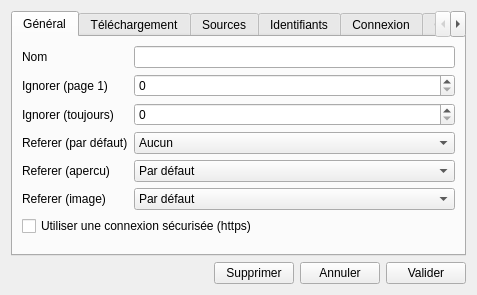
<?xml version="1.0" encoding="UTF-8"?>
<ui version="4.0">
 <class>SourcesSettingsWindow</class>
 <widget class="QDialog" name="SourcesSettingsWindow">
  <property name="geometry">
   <rect>
    <x>0</x>
    <y>0</y>
    <width>477</width>
    <height>272</height>
   </rect>
  </property>
  <property name="windowTitle">
   <string>Options de site</string>
  </property>
  <property name="windowIcon">
   <iconset resource="../resources.qrc">
    <normaloff>:/images/icon.ico</normaloff>:/images/icon.ico</iconset>
  </property>
  <layout class="QVBoxLayout" name="verticalLayout">
   <item>
    <widget class="QTabWidget" name="tabWidget">
     <property name="currentIndex">
      <number>0</number>
     </property>
     <widget class="QWidget" name="tabGeneral">
      <attribute name="title">
       <string>Général</string>
      </attribute>
      <layout class="QFormLayout" name="formLayout_5">
       <property name="fieldGrowthPolicy">
        <enum>QFormLayout::AllNonFixedFieldsGrow</enum>
       </property>
       <item row="3" column="0">
        <widget class="QLabel" name="labelReferer">
         <property name="text">
          <string>Referer (par défaut)</string>
         </property>
        </widget>
       </item>
       <item row="3" column="1">
        <widget class="QComboBox" name="comboReferer">
         <item>
          <property name="text">
           <string>Aucun</string>
          </property>
         </item>
         <item>
          <property name="text">
           <string>Site</string>
          </property>
         </item>
         <item>
          <property name="text">
           <string>Page</string>
          </property>
         </item>
         <item>
          <property name="text">
           <string>Image</string>
          </property>
         </item>
        </widget>
       </item>
       <item row="4" column="0">
        <widget class="QLabel" name="labelRefererPreview">
         <property name="text">
          <string>Referer (apercu)</string>
         </property>
        </widget>
       </item>
       <item row="4" column="1">
        <widget class="QComboBox" name="comboRefererPreview">
         <item>
          <property name="text">
           <string>Par défaut</string>
          </property>
         </item>
         <item>
          <property name="text">
           <string>Aucun</string>
          </property>
         </item>
         <item>
          <property name="text">
           <string>Site</string>
          </property>
         </item>
         <item>
          <property name="text">
           <string>Page</string>
          </property>
         </item>
         <item>
          <property name="text">
           <string>Image</string>
          </property>
         </item>
        </widget>
       </item>
       <item row="5" column="0">
        <widget class="QLabel" name="labelRefererImage">
         <property name="text">
          <string>Referer (image)</string>
         </property>
        </widget>
       </item>
       <item row="5" column="1">
        <widget class="QComboBox" name="comboRefererImage">
         <item>
          <property name="text">
           <string>Par défaut</string>
          </property>
         </item>
         <item>
          <property name="text">
           <string>Aucun</string>
          </property>
         </item>
         <item>
          <property name="text">
           <string>Site</string>
          </property>
         </item>
         <item>
          <property name="text">
           <string>Page</string>
          </property>
         </item>
         <item>
          <property name="text">
           <string>Détails</string>
          </property>
         </item>
         <item>
          <property name="text">
           <string>Image</string>
          </property>
         </item>
        </widget>
       </item>
       <item row="0" column="0">
        <widget class="QLabel" name="labelSiteName">
         <property name="text">
          <string>Nom</string>
         </property>
        </widget>
       </item>
       <item row="0" column="1">
        <widget class="QLineEdit" name="lineSiteName"/>
       </item>
       <item row="2" column="0">
        <widget class="QLabel" name="label">
         <property name="text">
          <string>Ignorer (toujours)</string>
         </property>
        </widget>
       </item>
       <item row="1" column="0">
        <widget class="QLabel" name="label_2">
         <property name="text">
          <string>Ignorer (page 1)</string>
         </property>
        </widget>
       </item>
       <item row="1" column="1">
        <widget class="QSpinBox" name="spinIgnore1"/>
       </item>
       <item row="2" column="1">
        <widget class="QSpinBox" name="spinIgnoreAlways"/>
       </item>
       <item row="6" column="0" colspan="2">
        <widget class="QCheckBox" name="checkSsl">
         <property name="text">
          <string>Utiliser une connexion sécurisée (https)</string>
         </property>
         <property name="checked">
          <bool>false</bool>
         </property>
        </widget>
       </item>
      </layout>
     </widget>
     <widget class="QWidget" name="tabDownloads">
      <attribute name="title">
       <string>Téléchargement</string>
      </attribute>
      <layout class="QFormLayout" name="formLayout">
       <item row="1" column="0">
        <widget class="QLabel" name="label_3">
         <property name="text">
          <string>Téléchargements simultanés max</string>
         </property>
        </widget>
       </item>
       <item row="1" column="1">
        <widget class="QSpinBox" name="spinSimultaneousDownloads">
         <property name="minimum">
          <number>1</number>
         </property>
         <property name="maximum">
          <number>10</number>
         </property>
        </widget>
       </item>
       <item row="0" column="0">
        <widget class="QLabel" name="label_4">
         <property name="text">
          <string>Images par page</string>
         </property>
        </widget>
       </item>
       <item row="0" column="1">
        <widget class="QSpinBox" name="spinImagesPerPage">
         <property name="minimum">
          <number>1</number>
         </property>
         <property name="maximum">
          <number>1000</number>
         </property>
         <property name="value">
          <number>200</number>
         </property>
        </widget>
       </item>
       <item row="2" column="0">
        <widget class="QLabel" name="label_6">
         <property name="text">
          <string>Intervalle (vignette)</string>
         </property>
        </widget>
       </item>
       <item row="3" column="0">
        <widget class="QLabel" name="label_7">
         <property name="text">
          <string>Intervalle (image)</string>
         </property>
        </widget>
       </item>
       <item row="4" column="0">
        <widget class="QLabel" name="label_12">
         <property name="text">
          <string>Intervalle (page)</string>
         </property>
        </widget>
       </item>
       <item row="5" column="0">
        <widget class="QLabel" name="label_13">
         <property name="text">
          <string>Intervalle (détails)</string>
         </property>
        </widget>
       </item>
       <item row="6" column="0">
        <widget class="QLabel" name="label_14">
         <property name="text">
          <string>Intervale (erreur)</string>
         </property>
        </widget>
       </item>
       <item row="2" column="1">
        <widget class="QSpinBox" name="spinThrottleThumbnail">
         <property name="suffix">
          <string>s</string>
         </property>
         <property name="maximum">
          <number>3600</number>
         </property>
        </widget>
       </item>
       <item row="3" column="1">
        <widget class="QSpinBox" name="spinThrottleImage">
         <property name="suffix">
          <string>s</string>
         </property>
         <property name="maximum">
          <number>3600</number>
         </property>
        </widget>
       </item>
       <item row="4" column="1">
        <widget class="QSpinBox" name="spinThrottlePage">
         <property name="suffix">
          <string>s</string>
         </property>
         <property name="maximum">
          <number>3600</number>
         </property>
        </widget>
       </item>
       <item row="5" column="1">
        <widget class="QSpinBox" name="spinThrottleDetails">
         <property name="suffix">
          <string>s</string>
         </property>
         <property name="maximum">
          <number>3600</number>
         </property>
        </widget>
       </item>
       <item row="6" column="1">
        <widget class="QSpinBox" name="spinThrottleRetry">
         <property name="suffix">
          <string>s</string>
         </property>
         <property name="maximum">
          <number>3600</number>
         </property>
        </widget>
       </item>
      </layout>
     </widget>
     <widget class="QWidget" name="tabSources">
      <attribute name="title">
       <string>Sources</string>
      </attribute>
      <layout class="QFormLayout" name="formLayout_3">
       <item row="1" column="0" colspan="2">
        <widget class="QWidget" name="widget" native="true">
         <property name="enabled">
          <bool>false</bool>
         </property>
         <layout class="QFormLayout" name="formLayout_2">
          <property name="fieldGrowthPolicy">
           <enum>QFormLayout::AllNonFixedFieldsGrow</enum>
          </property>
          <property name="leftMargin">
           <number>18</number>
          </property>
          <property name="topMargin">
           <number>0</number>
          </property>
          <property name="rightMargin">
           <number>0</number>
          </property>
          <property name="bottomMargin">
           <number>0</number>
          </property>
          <item row="0" column="0">
           <widget class="QLabel" name="labelSources1">
            <property name="text">
             <string>Source 1</string>
            </property>
           </widget>
          </item>
          <item row="0" column="1">
           <widget class="QComboBox" name="comboSources1">
            <property name="currentIndex">
             <number>0</number>
            </property>
            <item>
             <property name="text">
              <string>XML</string>
             </property>
            </item>
            <item>
             <property name="text">
              <string>JSON</string>
             </property>
            </item>
            <item>
             <property name="text">
              <string>Regex</string>
             </property>
            </item>
            <item>
             <property name="text">
              <string>RSS</string>
             </property>
            </item>
           </widget>
          </item>
          <item row="1" column="0">
           <widget class="QLabel" name="labelSources2">
            <property name="text">
             <string>Source 2</string>
            </property>
           </widget>
          </item>
          <item row="1" column="1">
           <widget class="QComboBox" name="comboSources2">
            <property name="currentIndex">
             <number>1</number>
            </property>
            <item>
             <property name="text">
              <string>XML</string>
             </property>
            </item>
            <item>
             <property name="text">
              <string>JSON</string>
             </property>
            </item>
            <item>
             <property name="text">
              <string>Regex</string>
             </property>
            </item>
            <item>
             <property name="text">
              <string>RSS</string>
             </property>
            </item>
           </widget>
          </item>
          <item row="2" column="0">
           <widget class="QLabel" name="labelSources3">
            <property name="text">
             <string>Source 3</string>
            </property>
           </widget>
          </item>
          <item row="2" column="1">
           <widget class="QComboBox" name="comboSources3">
            <property name="currentIndex">
             <number>2</number>
            </property>
            <item>
             <property name="text">
              <string>XML</string>
             </property>
            </item>
            <item>
             <property name="text">
              <string>JSON</string>
             </property>
            </item>
            <item>
             <property name="text">
              <string>Regex</string>
             </property>
            </item>
            <item>
             <property name="text">
              <string>RSS</string>
             </property>
            </item>
           </widget>
          </item>
          <item row="3" column="0">
           <widget class="QLabel" name="labelSources4">
            <property name="text">
             <string>Source 4</string>
            </property>
           </widget>
          </item>
          <item row="3" column="1">
           <widget class="QComboBox" name="comboSources4">
            <property name="currentIndex">
             <number>3</number>
            </property>
            <item>
             <property name="text">
              <string>XML</string>
             </property>
            </item>
            <item>
             <property name="text">
              <string>JSON</string>
             </property>
            </item>
            <item>
             <property name="text">
              <string>Regex</string>
             </property>
            </item>
            <item>
             <property name="text">
              <string>RSS</string>
             </property>
            </item>
           </widget>
          </item>
         </layout>
        </widget>
       </item>
       <item row="0" column="0" colspan="2">
        <widget class="QCheckBox" name="checkSourcesDefault">
         <property name="text">
          <string>Utiliser les sources par défaut</string>
         </property>
         <property name="checked">
          <bool>true</bool>
         </property>
        </widget>
       </item>
      </layout>
     </widget>
     <widget class="QWidget" name="tabCredentials">
      <attribute name="title">
       <string>Identifiants</string>
      </attribute>
      <layout class="QFormLayout" name="formLayout_4">
       <item row="0" column="0">
        <widget class="QLabel" name="labelAuthPseudo">
         <property name="text">
          <string>Pseudo</string>
         </property>
        </widget>
       </item>
       <item row="0" column="1">
        <widget class="QLineEdit" name="lineAuthPseudo"/>
       </item>
       <item row="1" column="0">
        <widget class="QLabel" name="labelAuthPassword">
         <property name="text">
          <string>Mot de passe</string>
         </property>
        </widget>
       </item>
       <item row="1" column="1">
        <layout class="QHBoxLayout" name="layoutHashPassword">
         <item>
          <widget class="QLineEdit" name="lineAuthPassword">
           <property name="echoMode">
            <enum>QLineEdit::Password</enum>
           </property>
          </widget>
         </item>
         <item>
          <widget class="QPushButton" name="buttonAuthHash">
           <property name="text">
            <string>Hasher un mot de passe</string>
           </property>
          </widget>
         </item>
        </layout>
       </item>
       <item row="2" column="0" colspan="2">
        <layout class="QHBoxLayout" name="layoutTestCredentials" stretch="1,0">
         <item>
          <widget class="QLabel" name="labelTestCredentials">
           <property name="text">
            <string/>
           </property>
          </widget>
         </item>
         <item>
          <widget class="QPushButton" name="buttonTestCredentials">
           <property name="text">
            <string>Tester</string>
           </property>
          </widget>
         </item>
        </layout>
       </item>
      </layout>
     </widget>
     <widget class="QWidget" name="tabLogin">
      <attribute name="title">
       <string>Connexion</string>
      </attribute>
      <layout class="QFormLayout" name="formLayout_7">
       <item row="0" column="0" colspan="2">
        <widget class="QCheckBox" name="checkLoginParameter">
         <property name="text">
          <string>Passage dans l'url</string>
         </property>
         <property name="checked">
          <bool>true</bool>
         </property>
        </widget>
       </item>
       <item row="1" column="0" colspan="2">
        <widget class="QWidget" name="widget_2" native="true">
         <property name="enabled">
          <bool>false</bool>
         </property>
         <layout class="QFormLayout" name="formLayout_6">
          <property name="leftMargin">
           <number>18</number>
          </property>
          <property name="topMargin">
           <number>0</number>
          </property>
          <property name="rightMargin">
           <number>0</number>
          </property>
          <property name="bottomMargin">
           <number>0</number>
          </property>
          <item row="0" column="0">
           <widget class="QLabel" name="label_8">
            <property name="text">
             <string>Méthode</string>
            </property>
           </widget>
          </item>
          <item row="0" column="1">
           <widget class="QComboBox" name="comboLoginMethod">
            <property name="currentIndex">
             <number>1</number>
            </property>
            <item>
             <property name="text">
              <string>GET</string>
             </property>
            </item>
            <item>
             <property name="text">
              <string>POST</string>
             </property>
            </item>
           </widget>
          </item>
          <item row="2" column="0">
           <widget class="QLabel" name="label_9">
            <property name="text">
             <string>Pseudo</string>
            </property>
           </widget>
          </item>
          <item row="3" column="0">
           <widget class="QLabel" name="label_10">
            <property name="text">
             <string>Password</string>
            </property>
           </widget>
          </item>
          <item row="1" column="0">
           <widget class="QLabel" name="label_11">
            <property name="text">
             <string>URL</string>
            </property>
           </widget>
          </item>
          <item row="1" column="1">
           <widget class="QLineEdit" name="lineLoginUrl"/>
          </item>
          <item row="2" column="1">
           <widget class="QLineEdit" name="lineLoginPseudo"/>
          </item>
          <item row="3" column="1">
           <widget class="QLineEdit" name="lineLoginPassword"/>
          </item>
         </layout>
        </widget>
       </item>
       <item row="3" column="0" colspan="2">
        <layout class="QHBoxLayout" name="layoutTestLogin" stretch="1,0">
         <item>
          <widget class="QLabel" name="labelTestLogin">
           <property name="text">
            <string/>
           </property>
          </widget>
         </item>
         <item>
          <widget class="QPushButton" name="pushButton_5">
           <property name="text">
            <string>Tester</string>
           </property>
          </widget>
         </item>
        </layout>
       </item>
       <item row="2" column="0">
        <widget class="QLabel" name="label_5">
         <property name="text">
          <string>Cookie</string>
         </property>
        </widget>
       </item>
       <item row="2" column="1">
        <widget class="QLineEdit" name="lineLoginCookie"/>
       </item>
      </layout>
     </widget>
     <widget class="QWidget" name="tabCookies">
      <attribute name="title">
       <string>Cookies</string>
      </attribute>
      <layout class="QFormLayout" name="formLayout_8">
       <item row="0" column="0" colspan="2">
        <widget class="QTableWidget" name="tableCookies">
         <column>
          <property name="text">
           <string>Nom</string>
          </property>
         </column>
         <column>
          <property name="text">
           <string>Valeur</string>
          </property>
         </column>
        </widget>
       </item>
       <item row="1" column="0" colspan="2">
        <widget class="QPushButton" name="pushButton">
         <property name="text">
          <string>Ajouter</string>
         </property>
        </widget>
       </item>
      </layout>
     </widget>
    </widget>
   </item>
   <item>
    <layout class="QHBoxLayout" name="layoutButtons">
     <property name="leftMargin">
      <number>0</number>
     </property>
     <property name="topMargin">
      <number>0</number>
     </property>
     <property name="rightMargin">
      <number>0</number>
     </property>
     <property name="bottomMargin">
      <number>0</number>
     </property>
     <item>
      <spacer name="spacerButtons">
       <property name="orientation">
        <enum>Qt::Horizontal</enum>
       </property>
       <property name="sizeHint" stdset="0">
        <size>
         <width>40</width>
         <height>20</height>
        </size>
       </property>
      </spacer>
     </item>
     <item>
      <widget class="QPushButton" name="buttonDelete">
       <property name="text">
        <string>Supprimer</string>
       </property>
      </widget>
     </item>
     <item>
      <widget class="QPushButton" name="buttonCancel">
       <property name="text">
        <string>Annuler</string>
       </property>
      </widget>
     </item>
     <item>
      <widget class="QPushButton" name="buttonAccept">
       <property name="text">
        <string>Valider</string>
       </property>
      </widget>
     </item>
    </layout>
   </item>
  </layout>
 </widget>
 <tabstops>
  <tabstop>tabWidget</tabstop>
  <tabstop>lineSiteName</tabstop>
  <tabstop>spinIgnore1</tabstop>
  <tabstop>spinIgnoreAlways</tabstop>
  <tabstop>comboReferer</tabstop>
  <tabstop>comboRefererPreview</tabstop>
  <tabstop>comboRefererImage</tabstop>
  <tabstop>checkSsl</tabstop>
  <tabstop>spinImagesPerPage</tabstop>
  <tabstop>spinSimultaneousDownloads</tabstop>
  <tabstop>checkSourcesDefault</tabstop>
  <tabstop>comboSources1</tabstop>
  <tabstop>comboSources2</tabstop>
  <tabstop>comboSources3</tabstop>
  <tabstop>comboSources4</tabstop>
  <tabstop>lineAuthPseudo</tabstop>
  <tabstop>lineAuthPassword</tabstop>
  <tabstop>buttonAuthHash</tabstop>
  <tabstop>buttonTestCredentials</tabstop>
  <tabstop>checkLoginParameter</tabstop>
  <tabstop>comboLoginMethod</tabstop>
  <tabstop>lineLoginUrl</tabstop>
  <tabstop>lineLoginPseudo</tabstop>
  <tabstop>lineLoginPassword</tabstop>
  <tabstop>lineLoginCookie</tabstop>
  <tabstop>pushButton_5</tabstop>
  <tabstop>buttonDelete</tabstop>
  <tabstop>buttonCancel</tabstop>
  <tabstop>buttonAccept</tabstop>
 </tabstops>
 <resources>
  <include location="../resources.qrc"/>
  <include location="../resources.qrc"/>
 </resources>
 <connections>
  <connection>
   <sender>buttonDelete</sender>
   <signal>clicked()</signal>
   <receiver>SourcesSettingsWindow</receiver>
   <slot>deleteSite()</slot>
   <hints>
    <hint type="sourcelabel">
     <x>304</x>
     <y>261</y>
    </hint>
    <hint type="destinationlabel">
     <x>256</x>
     <y>210</y>
    </hint>
   </hints>
  </connection>
  <connection>
   <sender>buttonCancel</sender>
   <signal>clicked()</signal>
   <receiver>SourcesSettingsWindow</receiver>
   <slot>reject()</slot>
   <hints>
    <hint type="sourcelabel">
     <x>385</x>
     <y>261</y>
    </hint>
    <hint type="destinationlabel">
     <x>345</x>
     <y>208</y>
    </hint>
   </hints>
  </connection>
  <connection>
   <sender>buttonAccept</sender>
   <signal>clicked()</signal>
   <receiver>SourcesSettingsWindow</receiver>
   <slot>accept()</slot>
   <hints>
    <hint type="sourcelabel">
     <x>466</x>
     <y>261</y>
    </hint>
    <hint type="destinationlabel">
     <x>368</x>
     <y>205</y>
    </hint>
   </hints>
  </connection>
  <connection>
   <sender>pushButton_5</sender>
   <signal>clicked()</signal>
   <receiver>SourcesSettingsWindow</receiver>
   <slot>testLogin()</slot>
   <hints>
    <hint type="sourcelabel">
     <x>453</x>
     <y>216</y>
    </hint>
    <hint type="destinationlabel">
     <x>256</x>
     <y>193</y>
    </hint>
   </hints>
  </connection>
  <connection>
   <sender>checkSourcesDefault</sender>
   <signal>toggled(bool)</signal>
   <receiver>widget</receiver>
   <slot>setDisabled(bool)</slot>
   <hints>
    <hint type="sourcelabel">
     <x>168</x>
     <y>56</y>
    </hint>
    <hint type="destinationlabel">
     <x>153</x>
     <y>98</y>
    </hint>
   </hints>
  </connection>
  <connection>
   <sender>buttonTestCredentials</sender>
   <signal>clicked()</signal>
   <receiver>SourcesSettingsWindow</receiver>
   <slot>testLogin()</slot>
   <hints>
    <hint type="sourcelabel">
     <x>453</x>
     <y>120</y>
    </hint>
    <hint type="destinationlabel">
     <x>273</x>
     <y>141</y>
    </hint>
   </hints>
  </connection>
  <connection>
   <sender>pushButton</sender>
   <signal>clicked()</signal>
   <receiver>SourcesSettingsWindow</receiver>
   <slot>addCookie()</slot>
   <hints>
    <hint type="sourcelabel">
     <x>431</x>
     <y>200</y>
    </hint>
    <hint type="destinationlabel">
     <x>470</x>
     <y>190</y>
    </hint>
   </hints>
  </connection>
  <connection>
   <sender>checkLoginParameter</sender>
   <signal>toggled(bool)</signal>
   <receiver>widget_2</receiver>
   <slot>setDisabled(bool)</slot>
   <hints>
    <hint type="sourcelabel">
     <x>117</x>
     <y>55</y>
    </hint>
    <hint type="destinationlabel">
     <x>142</x>
     <y>65</y>
    </hint>
   </hints>
  </connection>
 </connections>
 <slots>
  <slot>deleteSite()</slot>
  <slot>testLogin()</slot>
  <slot>addCookie()</slot>
 </slots>
</ui>
